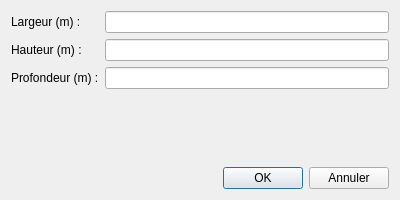
<?xml version="1.0" encoding="UTF-8"?>
<ui version="4.0">
 <class>DimensionsDialog</class>
 <widget class="QDialog" name="DimensionsDialog">
  <property name="geometry">
   <rect>
    <x>0</x>
    <y>0</y>
    <width>400</width>
    <height>200</height>
   </rect>
  </property>
  <property name="windowTitle">
   <string>Dimensions de l'espace</string>
  </property>
  <layout class="QVBoxLayout" name="verticalLayout">
   <item>
    <layout class="QFormLayout" name="formLayout">
     <item row="0" column="0">
      <widget class="QLabel" name="labelLargeur">
       <property name="text">
        <string>Largeur (m) :</string>
       </property>
      </widget>
     </item>
     <item row="0" column="1">
      <widget class="QLineEdit" name="inputLargeur"/>
     </item>
     <item row="1" column="0">
      <widget class="QLabel" name="labelHauteur">
       <property name="text">
        <string>Hauteur (m) :</string>
       </property>
      </widget>
     </item>
     <item row="1" column="1">
      <widget class="QLineEdit" name="inputHauteur"/>
     </item>
     <item row="2" column="0">
      <widget class="QLabel" name="labelProfondeur">
       <property name="text">
        <string>Profondeur (m) :</string>
       </property>
      </widget>
     </item>
     <item row="2" column="1">
      <widget class="QLineEdit" name="inputProfondeur"/>
     </item>
    </layout>
   </item>
   <item>
    <layout class="QHBoxLayout" name="horizontalLayout">
     <item>
      <spacer name="horizontalSpacer">
       <property name="orientation">
        <enum>Qt::Horizontal</enum>
       </property>
       <property name="sizeHint" stdset="0">
        <size>
         <width>40</width>
         <height>20</height>
        </size>
       </property>
      </spacer>
     </item>
     <item>
      <widget class="QPushButton" name="okButton">
       <property name="text">
        <string>OK</string>
       </property>
      </widget>
     </item>
     <item>
      <widget class="QPushButton" name="cancelButton">
       <property name="text">
        <string>Annuler</string>
       </property>
      </widget>
     </item>
    </layout>
   </item>
  </layout>
 </widget>
 <resources/>
 <connections>
  <connection>
   <sender>okButton</sender>
   <signal>clicked()</signal>
   <receiver>DimensionsDialog</receiver>
   <slot>accept()</slot>
  </connection>
  <connection>
   <sender>cancelButton</sender>
   <signal>clicked()</signal>
   <receiver>DimensionsDialog</receiver>
   <slot>reject()</slot>
  </connection>
 </connections>
</ui> 
